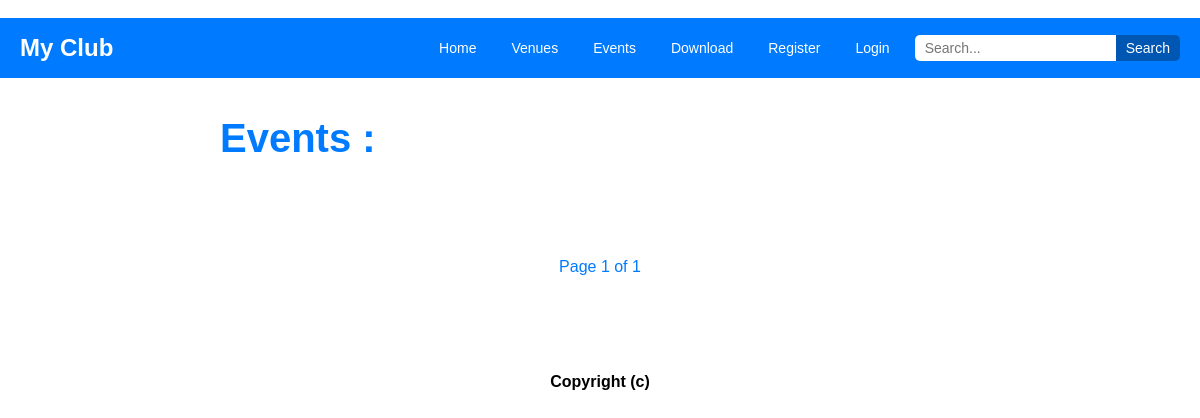
Before: /events with the older database file.
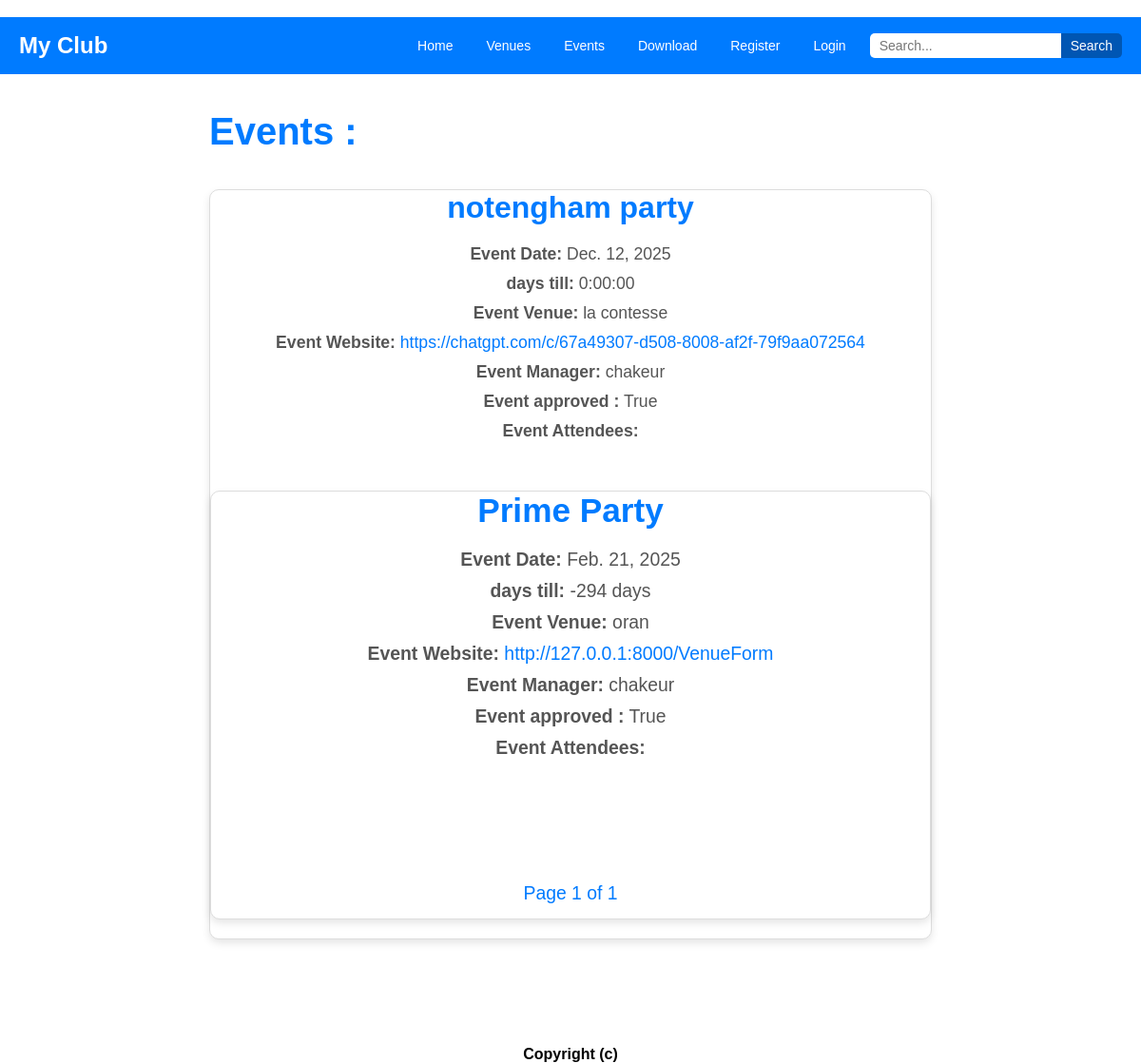
After: the same page with the newer database file.
### event/models.py (models this page shows, shortened)
class Event(models.Model):
    name = models.CharField('event name' , max_length=100 , null= False)
    date = models.DateField('event date')
    venue = models.ForeignKey(Venue ,null=True , on_delete=models.CASCADE )
    manager = models.ForeignKey(User, null=True , on_delete= models.SET_NULL)
    description = models.TextField('description' , null= True)
    attendees = models.ManyToManyField(MyUser)
    approved = models.BooleanField('approved' , default=False)
    @property
    def days_till(self):
        today = date.today()
        days_till = self.date - today
        days_till_stripped = str(days_till).split(',',1)[0]
        return days_till_stripped

class Venue(models.Model):
    name= models.CharField('name of venue' , max_length=100 , null=False)
    address= models.CharField('address' , max_length=100 , null=False)
    zip_code = models.CharField('zip' , max_length=10)
    phone= models.CharField('phone number' , max_length=15 , blank=True)
    web= models.URLField('website url' , blank= True)
    email = models.EmailField('email' , blank=True)
    owner = models.IntegerField('Venue Owner' , blank= False , default=1)
    image = models.ImageField(null= True , blank=True , upload_to='images/')
    def __str__(self):
        return self.name

### event/views.py (the view)
# urls.py: path('events' , views.event_l , name='events'),
def event_l(request):
    p = Paginator(Event.objects.all() , 8)
    page = request.GET.get('page')
    events = p.get_page(page)
    context={
        'events': events
    }
    return render(request , 'event/events.html' , context)

### event/templates/event/events.html (shortened to what this page needs)
{% extends 'base.html' %}
{% block content %}
    <div class="container" style="max-width: 800px; margin: 0 auto; padding: 20px;">
        <br>
        <h1 class="text-center" style="font-size: 2.5em; color: #007BFF; margin-bottom: 20px;">Events :</h1>
        <br>
        <center>
        {% for event in events %}
            {% if event.approved %}
                <div class="event-card mb-5 p-4 border rounded shadow-sm" style="background-color: #fff; border: 1px solid #ddd; border-radius: 10px; box-shadow: 0 4px 8px rgba(0, 0, 0, 0.1); margin-bottom: 20px;">
                    <h2 class="event-name text-primary mb-4" style="font-size: 2em; color: #007BFF; margin-bottom: 20px;">
                        <strong>{{ event.name }}</strong>
                    </h2>
                    <ul class="list-unstyled" style="list-style: none; padding: 0;">
                        <li style="font-size: 1.1em; color: #555; margin-bottom: 10px;">
                            <strong>Event Date:</strong> {{ event.date }}
                        </li>
                        <li style="font-size: 1.1em; color: #555; margin-bottom: 10px;">
                            <strong>days till:</strong> {{ event.days_till }}
                        </li>
                        <li style="font-size: 1.1em; color: #555; margin-bottom: 10px;">
                            <strong>Event Venue:</strong> {{ event.venue }}
                        </li>
                        <li style="font-size: 1.1em; color: #555; margin-bottom: 10px;">
                            <strong>Event Website:</strong> <a href="{{ event.venue.web }}" style="color: #007BFF; text-decoration: none;">{{ event.venue.web }}</a>
                        </li>
                        <li style="font-size: 1.1em; color: #555; margin-bottom: 10px;">
                            <strong>Event Manager:</strong> {{ event.manager }}
                        </li>
                        <li style="font-size: 1.1em; color: #555; margin-bottom: 10px;">
                            <strong>Event approved :</strong> {{ event.approved }}
                        </li>
                        <li style="font-size: 1.1em; color: #555; margin-bottom: 10px;">
                            <strong>Event Attendees:</strong>
                        </li>
                    </ul><br><br>
                {% endif %}
        {% endfor %}
        <br><br><br>
                <div class="pagination" style="display: flex; justify-content: center; align-items: center; gap: 10px;">
                    <span style="font-size: 1em; color: #007BFF; padding: 5px 10px;">
                        Page {{events.number}} of {{events.paginator.num_pages}}
                    </span>
                </div>
        </center>
    </div>
{% endblock %}

Changed rows visible on the page:
now on this page (row edited): Event: name "notengham party", date "Dec. 12, 2025", days_till "0:00:00", venue "la contesse", venue.web "https://chatgpt.com/c/67a49307-d508-8008-af2f-79f9aa072564", manager "chakeur", approved "True"
now on this page (row edited): Event: name "Prime Party", date "Feb. 21, 2025", days_till "-294 days", venue "oran", venue.web "http://127.0.0.1:8000/VenueForm", manager "chakeur", approved "True"
